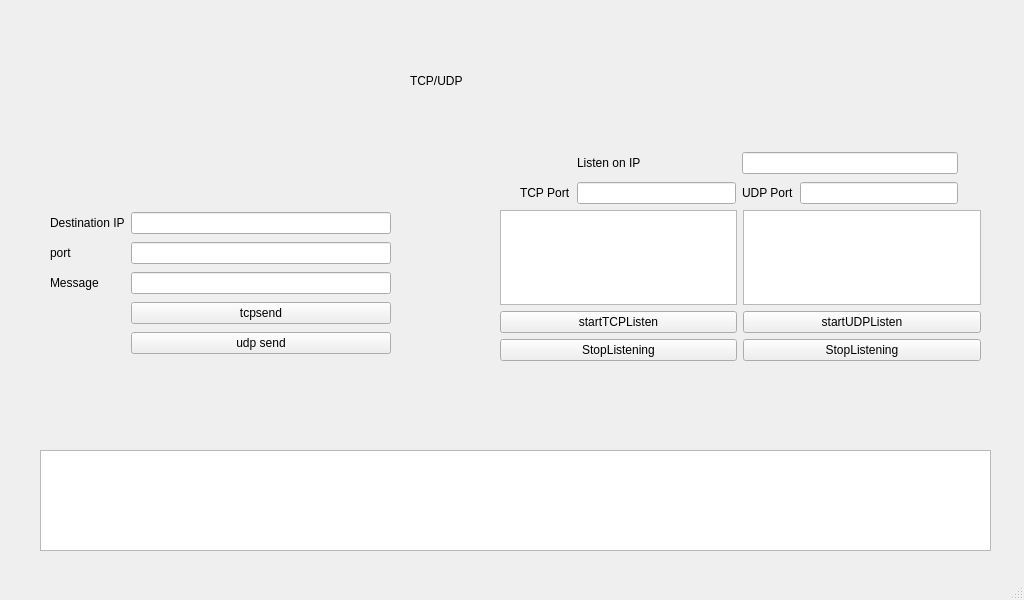
<?xml version="1.0" encoding="UTF-8"?>
<ui version="4.0">
 <class>MainWindow</class>
 <widget class="QMainWindow" name="MainWindow">
  <property name="geometry">
   <rect>
    <x>0</x>
    <y>0</y>
    <width>1024</width>
    <height>600</height>
   </rect>
  </property>
  <property name="windowTitle">
   <string>MainWindow</string>
  </property>
  <widget class="QWidget" name="centralwidget">
   <widget class="QWidget" name="layoutWidget">
    <property name="geometry">
     <rect>
      <x>50</x>
      <y>210</y>
      <width>341</width>
      <height>151</height>
     </rect>
    </property>
    <layout class="QGridLayout" name="gridLayout">
     <item row="0" column="0">
      <widget class="QLabel" name="label">
       <property name="text">
        <string>Destination IP</string>
       </property>
      </widget>
     </item>
     <item row="0" column="1">
      <widget class="QLineEdit" name="ipLineEdit"/>
     </item>
     <item row="1" column="0">
      <widget class="QLabel" name="label_2">
       <property name="text">
        <string>port</string>
       </property>
      </widget>
     </item>
     <item row="1" column="1">
      <widget class="QLineEdit" name="portLineEdit"/>
     </item>
     <item row="2" column="0">
      <widget class="QLabel" name="label_3">
       <property name="text">
        <string>Message</string>
       </property>
      </widget>
     </item>
     <item row="2" column="1">
      <widget class="QLineEdit" name="messageLineEdit"/>
     </item>
     <item row="3" column="1">
      <widget class="QPushButton" name="sendTcpButton">
       <property name="text">
        <string>tcpsend</string>
       </property>
      </widget>
     </item>
     <item row="4" column="1">
      <widget class="QPushButton" name="sendUdpButton">
       <property name="text">
        <string>udp send</string>
       </property>
      </widget>
     </item>
    </layout>
   </widget>
   <widget class="QLabel" name="label_5">
    <property name="geometry">
     <rect>
      <x>410</x>
      <y>50</y>
      <width>261</width>
      <height>61</height>
     </rect>
    </property>
    <property name="styleSheet">
     <string notr="true">font: 38pt &quot;Ubuntu&quot;;</string>
    </property>
    <property name="text">
     <string>TCP/UDP</string>
    </property>
   </widget>
   <widget class="QTextEdit" name="outputTextEdit">
    <property name="geometry">
     <rect>
      <x>40</x>
      <y>450</y>
      <width>951</width>
      <height>101</height>
     </rect>
    </property>
   </widget>
   <widget class="QWidget" name="layoutWidget">
    <property name="geometry">
     <rect>
      <x>520</x>
      <y>150</y>
      <width>438</width>
      <height>58</height>
     </rect>
    </property>
    <layout class="QGridLayout" name="gridLayout_3">
     <item row="0" column="1">
      <widget class="QLabel" name="label_6">
       <property name="text">
        <string>Listen on IP</string>
       </property>
      </widget>
     </item>
     <item row="0" column="2" colspan="2">
      <widget class="QLineEdit" name="ListeningIp"/>
     </item>
     <item row="1" column="0">
      <widget class="QLabel" name="label_4">
       <property name="text">
        <string>TCP Port</string>
       </property>
      </widget>
     </item>
     <item row="1" column="1">
      <widget class="QLineEdit" name="TCPPortInput"/>
     </item>
     <item row="1" column="2">
      <widget class="QLabel" name="UDPPort">
       <property name="text">
        <string>UDP Port</string>
       </property>
      </widget>
     </item>
     <item row="1" column="3">
      <widget class="QLineEdit" name="UDPPortInput"/>
     </item>
    </layout>
   </widget>
   <widget class="QWidget" name="layoutWidget">
    <property name="geometry">
     <rect>
      <x>500</x>
      <y>210</y>
      <width>481</width>
      <height>151</height>
     </rect>
    </property>
    <layout class="QGridLayout" name="gridLayout_2">
     <item row="1" column="1">
      <widget class="QPushButton" name="startUDPListenerButton">
       <property name="text">
        <string>startUDPListen</string>
       </property>
      </widget>
     </item>
     <item row="1" column="0">
      <widget class="QPushButton" name="startTCPListenerButton">
       <property name="text">
        <string>startTCPListen</string>
       </property>
      </widget>
     </item>
     <item row="0" column="0">
      <widget class="QTextEdit" name="TCPTextEdit"/>
     </item>
     <item row="0" column="1">
      <widget class="QTextEdit" name="UDPTextEdit"/>
     </item>
     <item row="2" column="0">
      <widget class="QPushButton" name="StopListeningTCP">
       <property name="text">
        <string>StopListening</string>
       </property>
      </widget>
     </item>
     <item row="2" column="1">
      <widget class="QPushButton" name="StopListeningUDP">
       <property name="text">
        <string>StopListening</string>
       </property>
      </widget>
     </item>
    </layout>
   </widget>
  </widget>
  <widget class="QStatusBar" name="statusbar"/>
 </widget>
 <resources/>
 <connections/>
</ui>
